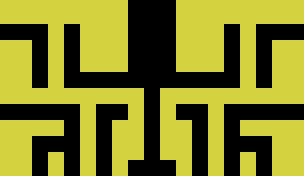

Tiled map render using the project's own tile images. Description and the whole map definition, tile-layer contents included, below:
An orthogonal 38x22 tile map with 8x8 px tiles, 2 tile layers (collision, visual).

<map version="1.0" orientation="orthogonal" renderorder="left-down" width="38" height="22" tilewidth="8" tileheight="8" nextobjectid="1">
 <tileset firstgid="1" name="blocks" tilewidth="8" tileheight="8" tilecount="8">
  <image source="blocks.jpg" width="64" height="8" />
 </tileset>
 <layer name="collision" width="38" height="22">
  <data encoding="csv">
7,7,7,7,7,7,7,7,7,7,7,7,7,7,7,7,0,0,0,0,0,0,7,7,7,7,7,7,7,7,7,7,7,7,7,7,7,7,
7,7,7,7,7,7,7,7,7,7,7,7,7,7,7,7,0,0,0,0,0,0,7,7,7,7,7,7,7,7,7,7,7,7,7,7,7,7,
7,7,7,7,7,7,7,7,7,7,7,7,7,7,7,7,0,0,0,0,0,0,7,7,7,7,7,7,7,7,7,7,7,7,7,7,7,7,
0,0,0,0,0,0,7,7,0,0,7,7,7,7,7,7,0,0,0,0,0,0,7,7,7,7,7,7,0,0,7,7,0,0,0,0,0,0,
0,0,0,0,0,0,7,7,0,0,7,7,7,7,7,7,0,0,0,0,0,0,7,7,7,7,7,7,0,0,7,7,0,0,0,0,0,0,
7,7,7,7,0,0,7,7,0,0,7,7,7,7,7,7,0,0,0,0,0,0,7,7,7,7,7,7,0,0,7,7,0,0,7,7,7,7,
7,7,7,7,0,0,7,7,0,0,7,7,7,7,7,7,0,0,0,0,0,0,7,7,7,7,7,7,0,0,7,7,0,0,7,7,7,7,
7,7,7,7,0,0,7,7,0,0,7,7,7,7,7,7,0,0,0,0,0,0,7,7,7,7,7,7,0,0,7,7,0,0,7,7,7,7,
7,7,7,7,0,0,7,7,0,0,7,7,7,7,7,7,0,0,0,0,0,0,7,7,7,7,7,7,0,0,7,7,0,0,7,7,7,7,
7,7,7,7,0,0,7,7,0,0,0,0,0,0,0,0,0,0,0,0,0,0,0,0,0,0,0,0,0,0,7,7,0,0,7,7,7,7,
7,7,7,7,0,0,7,7,0,0,0,0,0,0,0,0,0,0,0,0,0,0,0,0,0,0,0,0,0,0,7,7,0,0,7,7,7,7,
7,7,7,7,0,0,7,7,7,7,7,7,7,7,7,7,7,7,0,0,7,7,7,7,7,7,7,7,7,7,7,7,7,7,7,7,7,7,
7,7,7,7,0,0,7,7,7,7,7,7,7,7,7,7,7,7,0,0,7,7,7,7,7,7,7,7,7,7,7,7,7,7,7,7,7,7,
0,0,0,0,0,0,0,0,0,0,7,7,0,0,0,0,7,7,0,0,7,7,0,0,0,0,7,7,0,0,0,0,0,0,0,0,0,0,
0,0,0,0,0,0,0,0,0,0,7,7,0,0,0,0,7,7,0,0,7,7,0,0,0,0,7,7,0,0,0,0,0,0,0,0,0,0,
7,7,7,7,7,7,7,7,0,0,7,7,0,0,7,7,7,7,0,0,7,7,7,7,0,0,7,7,0,0,7,7,7,7,7,7,7,7,
7,7,7,7,7,7,7,7,0,0,7,7,0,0,7,7,7,7,0,0,7,7,7,7,0,0,7,7,0,0,7,7,7,7,7,7,7,7,
7,7,7,7,0,0,0,0,0,0,7,7,0,0,7,7,7,7,0,0,7,7,7,7,0,0,7,7,0,0,0,0,0,0,7,7,7,7,
7,7,7,7,0,0,0,0,0,0,7,7,0,0,7,7,7,7,0,0,7,7,7,7,0,0,7,7,0,0,0,0,0,0,7,7,7,7,
7,7,7,7,0,0,7,7,0,0,7,7,0,0,7,7,7,7,0,0,7,7,7,7,0,0,7,7,0,0,7,7,0,0,7,7,7,7,
7,7,7,7,0,0,7,7,0,0,7,7,0,0,7,7,0,0,0,0,0,0,7,7,0,0,7,7,0,0,7,7,0,0,7,7,7,7,
7,7,7,7,0,0,7,7,0,0,7,7,0,0,7,7,0,0,0,0,0,0,7,7,0,0,7,7,0,0,7,7,0,0,7,7,7,7
</data>
 </layer>
 <layer name="visual" width="38" height="22">
  <data encoding="csv">
1,1,1,1,1,1,1,1,1,1,1,1,1,1,1,1,0,0,0,0,0,0,1,1,1,1,1,1,1,1,1,1,1,1,1,1,1,1,
1,1,1,1,1,1,1,1,1,1,1,1,1,1,1,1,0,0,0,0,0,0,1,1,1,1,1,1,1,1,1,1,1,1,1,1,1,1,
1,1,1,1,1,1,1,1,1,1,1,1,1,1,1,1,0,0,0,0,0,0,1,1,1,1,1,1,1,1,1,1,1,1,1,1,1,1,
0,0,0,0,0,0,1,1,0,0,1,1,1,1,1,1,0,0,0,0,0,0,1,1,1,1,1,1,0,0,1,1,0,0,0,0,0,0,
0,0,0,0,0,0,1,1,0,0,1,1,1,1,1,1,0,0,0,0,0,0,1,1,1,1,1,1,0,0,1,1,0,0,0,0,0,0,
1,1,1,1,0,0,1,1,0,0,1,1,1,1,1,1,0,0,0,0,0,0,1,1,1,1,1,1,0,0,1,1,0,0,1,1,1,1,
1,1,1,1,0,0,1,1,0,0,1,1,1,1,1,1,0,0,0,0,0,0,1,1,1,1,1,1,0,0,1,1,0,0,1,1,1,1,
1,1,1,1,0,0,1,1,0,0,1,1,1,1,1,1,0,0,0,0,0,0,1,1,1,1,1,1,0,0,1,1,0,0,1,1,1,1,
1,1,1,1,0,0,1,1,0,0,1,1,1,1,1,1,0,0,0,0,0,0,1,1,1,1,1,1,0,0,1,1,0,0,1,1,1,1,
1,1,1,1,0,0,1,1,0,0,0,0,0,0,0,0,0,0,0,0,0,0,0,0,0,0,0,0,0,0,1,1,0,0,1,1,1,1,
1,1,1,1,0,0,1,1,0,0,0,0,0,0,0,0,0,0,0,0,0,0,0,0,0,0,0,0,0,0,1,1,0,0,1,1,1,1,
1,1,1,1,1,1,1,1,1,1,1,1,1,1,1,1,1,1,0,0,1,1,1,1,1,1,1,1,1,1,1,1,1,1,1,1,1,1,
1,1,1,1,1,1,1,1,1,1,1,1,1,1,1,1,1,1,0,0,1,1,1,1,1,1,1,1,1,1,1,1,1,1,1,1,1,1,
0,0,0,0,0,0,0,0,0,0,1,1,0,0,0,0,1,1,0,0,1,1,0,0,0,0,1,1,0,0,0,0,0,0,0,0,0,0,
0,0,0,0,0,0,0,0,0,0,1,1,0,0,0,0,1,1,0,0,1,1,0,0,0,0,1,1,0,0,0,0,0,0,0,0,0,0,
1,1,1,1,1,1,1,1,0,0,1,1,0,0,1,1,1,1,0,0,1,1,1,1,0,0,1,1,0,0,1,1,1,1,1,1,1,1,
1,1,1,1,1,1,1,1,0,0,1,1,0,0,1,1,1,1,0,0,1,1,1,1,0,0,1,1,0,0,1,1,1,1,1,1,1,1,
1,1,1,1,0,0,0,0,0,0,1,1,0,0,1,1,1,1,0,0,1,1,1,1,0,0,1,1,0,0,0,0,0,0,1,1,1,1,
1,1,1,1,0,0,0,0,0,0,1,1,0,0,1,1,1,1,0,0,1,1,1,1,0,0,1,1,0,0,0,0,0,0,1,1,1,1,
1,1,1,1,0,0,1,1,0,0,1,1,0,0,1,1,1,1,0,0,1,1,1,1,0,0,1,1,0,0,1,1,0,0,1,1,1,1,
1,1,1,1,0,0,1,1,0,0,1,1,0,0,1,1,0,0,0,0,0,0,1,1,0,0,1,1,0,0,1,1,0,0,1,1,1,1,
1,1,1,1,0,0,1,1,0,0,1,1,0,0,1,1,0,0,0,0,0,0,1,1,0,0,1,1,0,0,1,1,0,0,1,1,1,1
</data>
 </layer>
</map>
